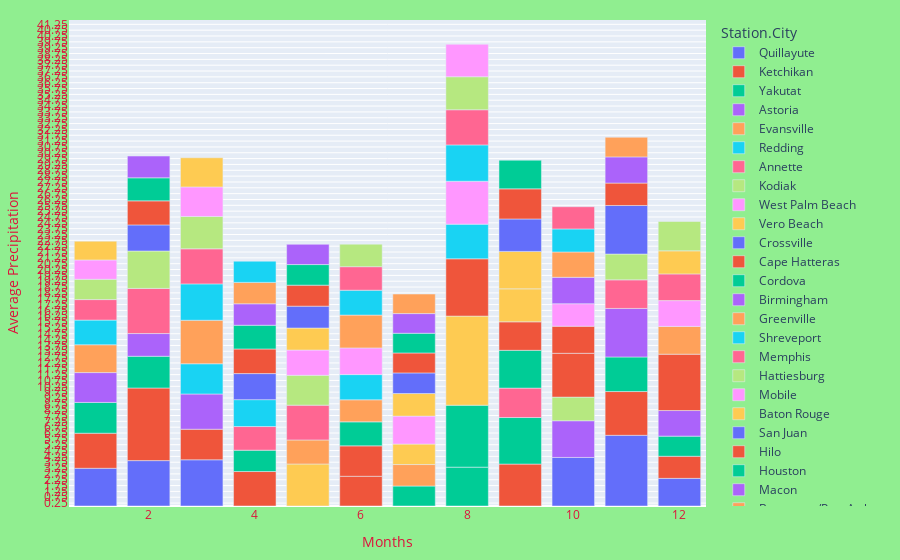

The code cell stored with this chart in its notebook:
### Code cell
import plotly.express as px
fig = px.bar(modify_date , x = "Date.Month" , y = "Data.Precipitation" , color = 'Station.City')
fig.update_layout(
    margin=dict(l=20, r=20, t=20, b=20),
    paper_bgcolor="lightgreen",
)
fig.update_yaxes(ticklabelposition="outside", title=None)
fig.update_yaxes(title_text="Average Precipitation",title_standoff=15
                 , color='crimson')
fig.update_yaxes(nticks=12,tick0=0.25, dtick=0.5)
fig.update_xaxes(title_text="Months",color='crimson')
fig.show()

### Figure 1 — Plotly figure (JSON) as saved in the notebook; plotly's stock layout.template omitted (floating-point values rounded to 4 significant figures)
{"data": [{"alignmentgroup": "True", "hovertemplate": "Station.City=Quillayute<br>Date.Month=%{x}<br>Data.Precipitation=%{y}<extra></extra>", "legendgroup": "Quillayute", "marker": {"color": "#636efa", "pattern": {"shape": ""}}, "name": "Quillayute", "offsetgroup": "Quillayute", "orientation": "v", "showlegend": true, "textposition": "auto", "type": "bar", "x": [1, 2, 3, 10, 11, 12], "xaxis": "x", "y": [3.23, 3.888, 3.958, 4.158, 6.055, 2.367], "yaxis": "y"}, {"alignmentgroup": "True", "hovertemplate": "Station.City=Ketchikan<br>Date.Month=%{x}<br>Data.Precipitation=%{y}<extra></extra>", "legendgroup": "Ketchikan", "marker": {"color": "#EF553B", "pattern": {"shape": ""}}, "name": "Ketchikan", "offsetgroup": "Ketchikan", "orientation": "v", "showlegend": true, "textposition": "auto", "type": "bar", "x": [1, 2, 3, 4, 9, 11, 12], "xaxis": "x", "y": [3.003, 6.217, 2.618, 2.952, 3.59, 3.748, 1.893], "yaxis": "y"}, {"alignmentgroup": "True", "hovertemplate": "Station.City=Yakutat<br>Date.Month=%{x}<br>Data.Precipitation=%{y}<extra></extra>", "legendgroup": "Yakutat", "marker": {"color": "#00cc96", "pattern": {"shape": ""}}, "name": "Yakutat", "offsetgroup": "Yakutat", "orientation": "v", "showlegend": true, "textposition": "auto", "type": "bar", "x": [1, 2, 4, 7, 8, 9, 11, 12], "xaxis": "x", "y": [2.637, 2.718, 1.828, 1.71, 3.327, 3.987, 2.96, 1.722], "yaxis": "y"}, {"alignmentgroup": "True", "hovertemplate": "Station.City=Astoria<br>Date.Month=%{x}<br>Data.Precipitation=%{y}<extra></extra>", "legendgroup": "Astoria", "marker": {"color": "#ab63fa", "pattern": {"shape": ""}}, "name": "Astoria", "offsetgroup": "Astoria", "orientation": "v", "showlegend": true, "textposition": "auto", "type": "bar", "x": [1, 2, 3, 10, 11, 12], "xaxis": "x", "y": [2.555, 1.945, 3.018, 3.144, 4.158, 2.192], "yaxis": "y"}, {"alignmentgroup": "True", "hovertemplate": "Station.City=Evansville<br>Date.Month=%{x}<br>Data.Precipitation=%{y}<extra></extra>", "legendgroup": "Evansville", "marker": {"color": "#FFA15A", "pattern": {"shape": ""}}, "name": "Evansville", "offsetgroup": "Evansville", "orientation": "v", "showlegend": true, "textposition": "auto", "type": "bar", "x": [1, 7], "xaxis": "x", "y": [2.383, 1.84], "yaxis": "y"}, {"alignmentgroup": "True", "hovertemplate": "Station.City=Redding<br>Date.Month=%{x}<br>Data.Precipitation=%{y}<extra></extra>", "legendgroup": "Redding", "marker": {"color": "#19d3f3", "pattern": {"shape": ""}}, "name": "Redding", "offsetgroup": "Redding", "orientation": "v", "showlegend": true, "textposition": "auto", "type": "bar", "x": [1, 3], "xaxis": "x", "y": [2.113, 2.59], "yaxis": "y"}, {"alignmentgroup": "True", "hovertemplate": "Station.City=Annette<br>Date.Month=%{x}<br>Data.Precipitation=%{y}<extra></extra>", "legendgroup": "Annette", "marker": {"color": "#FF6692", "pattern": {"shape": ""}}, "name": "Annette", "offsetgroup": "Annette", "orientation": "v", "showlegend": true, "textposition": "auto", "type": "bar", "x": [1, 2, 4, 9, 11], "xaxis": "x", "y": [1.755, 3.867, 2.025, 2.518, 2.448], "yaxis": "y"}, {"alignmentgroup": "True", "hovertemplate": "Station.City=Kodiak<br>Date.Month=%{x}<br>Data.Precipitation=%{y}<extra></extra>", "legendgroup": "Kodiak", "marker": {"color": "#B6E880", "pattern": {"shape": ""}}, "name": "Kodiak", "offsetgroup": "Kodiak", "orientation": "v", "showlegend": true, "textposition": "auto", "type": "bar", "x": [1, 2, 10, 11], "xaxis": "x", "y": [1.74, 3.202, 2.024, 2.21], "yaxis": "y"}, {"alignmentgroup": "True", "hovertemplate": "Station.City=West Palm Beach<br>Date.Month=%{x}<br>Data.Precipitation=%{y}<extra></extra>", "legendgroup": "West Palm Beach", "marker": {"color": "#FF97FF", "pattern": {"shape": ""}}, "name": "West Palm Beach", "offsetgroup": "West Palm Beach", "orientation": "v", "showlegend": true, "textposition": "auto", "type": "bar", "x": [1], "xaxis": "x", "y": [1.655], "yaxis": "y"}, {"alignmentgroup": "True", "hovertemplate": "Station.City=Vero Beach<br>Date.Month=%{x}<br>Data.Precipitation=%{y}<extra></extra>", "legendgroup": "Vero Beach", "marker": {"color": "#FECB52", "pattern": {"shape": ""}}, "name": "Vero Beach", "offsetgroup": "Vero Beach", "orientation": "v", "showlegend": true, "textposition": "auto", "type": "bar", "x": [1, 5], "xaxis": "x", "y": [1.608, 3.598], "yaxis": "y"}, {"alignmentgroup": "True", "hovertemplate": "Station.City=Crossville<br>Date.Month=%{x}<br>Data.Precipitation=%{y}<extra></extra>", "legendgroup": "Crossville", "marker": {"color": "#636efa", "pattern": {"shape": ""}}, "name": "Crossville", "offsetgroup": "Crossville", "orientation": "v", "showlegend": true, "textposition": "auto", "type": "bar", "x": [2], "xaxis": "x", "y": [2.235], "yaxis": "y"}, {"alignmentgroup": "True", "hovertemplate": "Station.City=Cape Hatteras<br>Date.Month=%{x}<br>Data.Precipitation=%{y}<extra></extra>", "legendgroup": "Cape Hatteras", "marker": {"color": "#EF553B", "pattern": {"shape": ""}}, "name": "Cape Hatteras", "offsetgroup": "Cape Hatteras", "orientation": "v", "showlegend": true, "textposition": "auto", "type": "bar", "x": [2, 6], "xaxis": "x", "y": [2.06, 2.545], "yaxis": "y"}, {"alignmentgroup": "True", "hovertemplate": "Station.City=Cordova<br>Date.Month=%{x}<br>Data.Precipitation=%{y}<extra></extra>", "legendgroup": "Cordova", "marker": {"color": "#00cc96", "pattern": {"shape": ""}}, "name": "Cordova", "offsetgroup": "Cordova", "orientation": "v", "showlegend": true, "textposition": "auto", "type": "bar", "x": [2, 8, 9], "xaxis": "x", "y": [1.972, 5.303, 3.237], "yaxis": "y"}, {"alignmentgroup": "True", "hovertemplate": "Station.City=Birmingham<br>Date.Month=%{x}<br>Data.Precipitation=%{y}<extra></extra>", "legendgroup": "Birmingham", "marker": {"color": "#ab63fa", "pattern": {"shape": ""}}, "name": "Birmingham", "offsetgroup": "Birmingham", "orientation": "v", "showlegend": true, "textposition": "auto", "type": "bar", "x": [2], "xaxis": "x", "y": [1.865], "yaxis": "y"}, {"alignmentgroup": "True", "hovertemplate": "Station.City=Greenville<br>Date.Month=%{x}<br>Data.Precipitation=%{y}<extra></extra>", "legendgroup": "Greenville", "marker": {"color": "#FFA15A", "pattern": {"shape": ""}}, "name": "Greenville", "offsetgroup": "Greenville", "orientation": "v", "showlegend": true, "textposition": "auto", "type": "bar", "x": [3], "xaxis": "x", "y": [3.725], "yaxis": "y"}, {"alignmentgroup": "True", "hovertemplate": "Station.City=Shreveport<br>Date.Month=%{x}<br>Data.Precipitation=%{y}<extra></extra>", "legendgroup": "Shreveport", "marker": {"color": "#19d3f3", "pattern": {"shape": ""}}, "name": "Shreveport", "offsetgroup": "Shreveport", "orientation": "v", "showlegend": true, "textposition": "auto", "type": "bar", "x": [3, 4], "xaxis": "x", "y": [3.115, 2.303], "yaxis": "y"}, {"alignmentgroup": "True", "hovertemplate": "Station.City=Memphis<br>Date.Month=%{x}<br>Data.Precipitation=%{y}<extra></extra>", "legendgroup": "Memphis", "marker": {"color": "#FF6692", "pattern": {"shape": ""}}, "name": "Memphis", "offsetgroup": "Memphis", "orientation": "v", "showlegend": true, "textposition": "auto", "type": "bar", "x": [3], "xaxis": "x", "y": [3.002], "yaxis": "y"}, {"alignmentgroup": "True", "hovertemplate": "Station.City=Hattiesburg<br>Date.Month=%{x}<br>Data.Precipitation=%{y}<extra></extra>", "legendgroup": "Hattiesburg", "marker": {"color": "#B6E880", "pattern": {"shape": ""}}, "name": "Hattiesburg", "offsetgroup": "Hattiesburg", "orientation": "v", "showlegend": true, "textposition": "auto", "type": "bar", "x": [3], "xaxis": "x", "y": [2.77], "yaxis": "y"}, {"alignmentgroup": "True", "hovertemplate": "Station.City=Mobile<br>Date.Month=%{x}<br>Data.Precipitation=%{y}<extra></extra>", "legendgroup": "Mobile", "marker": {"color": "#FF97FF", "pattern": {"shape": ""}}, "name": "Mobile", "offsetgroup": "Mobile", "orientation": "v", "showlegend": true, "textposition": "auto", "type": "bar", "x": [3], "xaxis": "x", "y": [2.53], "yaxis": "y"}, {"alignmentgroup": "True", "hovertemplate": "Station.City=Baton Rouge<br>Date.Month=%{x}<br>Data.Precipitation=%{y}<extra></extra>", "legendgroup": "Baton Rouge", "marker": {"color": "#FECB52", "pattern": {"shape": ""}}, "name": "Baton Rouge", "offsetgroup": "Baton Rouge", "orientation": "v", "showlegend": true, "textposition": "auto", "type": "bar", "x": [3, 8], "xaxis": "x", "y": [2.497, 7.635], "yaxis": "y"}, {"alignmentgroup": "True", "hovertemplate": "Station.City=San Juan<br>Date.Month=%{x}<br>Data.Precipitation=%{y}<extra></extra>", "legendgroup": "San Juan", "marker": {"color": "#636efa", "pattern": {"shape": ""}}, "name": "San Juan", "offsetgroup": "San Juan", "orientation": "v", "showlegend": true, "textposition": "auto", "type": "bar", "x": [4, 11], "xaxis": "x", "y": [2.232, 4.16], "yaxis": "y"}, {"alignmentgroup": "True", "hovertemplate": "Station.City=Hilo<br>Date.Month=%{x}<br>Data.Precipitation=%{y}<extra></extra>", "legendgroup": "Hilo", "marker": {"color": "#EF553B", "pattern": {"shape": ""}}, "name": "Hilo", "offsetgroup": "Hilo", "orientation": "v", "showlegend": true, "textposition": "auto", "type": "bar", "x": [4, 6, 8, 9, 10, 11, 12], "xaxis": "x", "y": [2.107, 2.605, 4.905, 2.44, 3.75, 1.917, 4.825], "yaxis": "y"}, {"alignmentgroup": "True", "hovertemplate": "Station.City=Houston<br>Date.Month=%{x}<br>Data.Precipitation=%{y}<extra></extra>", "legendgroup": "Houston", "marker": {"color": "#00cc96", "pattern": {"shape": ""}}, "name": "Houston", "offsetgroup": "Houston", "orientation": "v", "showlegend": true, "textposition": "auto", "type": "bar", "x": [4, 6], "xaxis": "x", "y": [2.033, 2.055], "yaxis": "y"}, {"alignmentgroup": "True", "hovertemplate": "Station.City=Macon<br>Date.Month=%{x}<br>Data.Precipitation=%{y}<extra></extra>", "legendgroup": "Macon", "marker": {"color": "#ab63fa", "pattern": {"shape": ""}}, "name": "Macon", "offsetgroup": "Macon", "orientation": "v", "showlegend": true, "textposition": "auto", "type": "bar", "x": [4], "xaxis": "x", "y": [1.837], "yaxis": "y"}, {"alignmentgroup": "True", "hovertemplate": "Station.City=Beaumont/Port Arthur<br>Date.Month=%{x}<br>Data.Precipitation=%{y}<extra></extra>", "legendgroup": "Beaumont/Port Arthur", "marker": {"color": "#FFA15A", "pattern": {"shape": ""}}, "name": "Beaumont/Port Arthur", "offsetgroup": "Beaumont/Port Arthur", "orientation": "v", "showlegend": true, "textposition": "auto", "type": "bar", "x": [4, 5, 6, 12], "xaxis": "x", "y": [1.833, 2.058, 1.89, 2.38], "yaxis": "y"}, {"alignmentgroup": "True", "hovertemplate": "Station.City=New Orleans<br>Date.Month=%{x}<br>Data.Precipitation=%{y}<extra></extra>", "legendgroup": "New Orleans", "marker": {"color": "#19d3f3", "pattern": {"shape": ""}}, "name": "New Orleans", "offsetgroup": "New Orleans", "orientation": "v", "showlegend": true, "textposition": "auto", "type": "bar", "x": [4, 6, 8], "xaxis": "x", "y": [1.815, 2.16, 2.967], "yaxis": "y"}, {"alignmentgroup": "True", "hovertemplate": "Station.City=Austin/Bergstrom<br>Date.Month=%{x}<br>Data.Precipitation=%{y}<extra></extra>", "legendgroup": "Austin/Bergstrom", "marker": {"color": "#FF6692", "pattern": {"shape": ""}}, "name": "Austin/Bergstrom", "offsetgroup": "Austin/Bergstrom", "orientation": "v", "showlegend": true, "textposition": "auto", "type": "bar", "x": [5], "xaxis": "x", "y": [2.98], "yaxis": "y"}, {"alignmentgroup": "True", "hovertemplate": "Station.City=College Station<br>Date.Month=%{x}<br>Data.Precipitation=%{y}<extra></extra>", "legendgroup": "College Station", "marker": {"color": "#B6E880", "pattern": {"shape": ""}}, "name": "College Station", "offsetgroup": "College Station", "orientation": "v", "showlegend": true, "textposition": "auto", "type": "bar", "x": [5], "xaxis": "x", "y": [2.556], "yaxis": "y"}, {"alignmentgroup": "True", "hovertemplate": "Station.City=Lake Charles<br>Date.Month=%{x}<br>Data.Precipitation=%{y}<extra></extra>", "legendgroup": "Lake Charles", "marker": {"color": "#FF97FF", "pattern": {"shape": ""}}, "name": "Lake Charles", "offsetgroup": "Lake Charles", "orientation": "v", "showlegend": true, "textposition": "auto", "type": "bar", "x": [5, 6, 8, 12], "xaxis": "x", "y": [2.164, 2.285, 3.675, 2.21], "yaxis": "y"}, {"alignmentgroup": "True", "hovertemplate": "Station.City=Kansas City<br>Date.Month=%{x}<br>Data.Precipitation=%{y}<extra></extra>", "legendgroup": "Kansas City", "marker": {"color": "#FECB52", "pattern": {"shape": ""}}, "name": "Kansas City", "offsetgroup": "Kansas City", "orientation": "v", "showlegend": true, "textposition": "auto", "type": "bar", "x": [5, 7], "xaxis": "x", "y": [1.886, 1.752], "yaxis": "y"}, {"alignmentgroup": "True", "hovertemplate": "Station.City=Richmond<br>Date.Month=%{x}<br>Data.Precipitation=%{y}<extra></extra>", "legendgroup": "Richmond", "marker": {"color": "#636efa", "pattern": {"shape": ""}}, "name": "Richmond", "offsetgroup": "Richmond", "orientation": "v", "showlegend": true, "textposition": "auto", "type": "bar", "x": [5], "xaxis": "x", "y": [1.872], "yaxis": "y"}, {"alignmentgroup": "True", "hovertemplate": "Station.City=Savannah<br>Date.Month=%{x}<br>Data.Precipitation=%{y}<extra></extra>", "legendgroup": "Savannah", "marker": {"color": "#EF553B", "pattern": {"shape": ""}}, "name": "Savannah", "offsetgroup": "Savannah", "orientation": "v", "showlegend": true, "textposition": "auto", "type": "bar", "x": [5, 10], "xaxis": "x", "y": [1.798, 2.322], "yaxis": "y"}, {"alignmentgroup": "True", "hovertemplate": "Station.City=Topeka<br>Date.Month=%{x}<br>Data.Precipitation=%{y}<extra></extra>", "legendgroup": "Topeka", "marker": {"color": "#00cc96", "pattern": {"shape": ""}}, "name": "Topeka", "offsetgroup": "Topeka", "orientation": "v", "showlegend": true, "textposition": "auto", "type": "bar", "x": [5], "xaxis": "x", "y": [1.764], "yaxis": "y"}, {"alignmentgroup": "True", "hovertemplate": "Station.City=Greensboro<br>Date.Month=%{x}<br>Data.Precipitation=%{y}<extra></extra>", "legendgroup": "Greensboro", "marker": {"color": "#ab63fa", "pattern": {"shape": ""}}, "name": "Greensboro", "offsetgroup": "Greensboro", "orientation": "v", "showlegend": true, "textposition": "auto", "type": "bar", "x": [5], "xaxis": "x", "y": [1.734], "yaxis": "y"}, {"alignmentgroup": "True", "hovertemplate": "Station.City=Tampa<br>Date.Month=%{x}<br>Data.Precipitation=%{y}<extra></extra>", "legendgroup": "Tampa", "marker": {"color": "#FFA15A", "pattern": {"shape": ""}}, "name": "Tampa", "offsetgroup": "Tampa", "orientation": "v", "showlegend": true, "textposition": "auto", "type": "bar", "x": [6], "xaxis": "x", "y": [2.81], "yaxis": "y"}, {"alignmentgroup": "True", "hovertemplate": "Station.City=Waterloo<br>Date.Month=%{x}<br>Data.Precipitation=%{y}<extra></extra>", "legendgroup": "Waterloo", "marker": {"color": "#19d3f3", "pattern": {"shape": ""}}, "name": "Waterloo", "offsetgroup": "Waterloo", "orientation": "v", "showlegend": true, "textposition": "auto", "type": "bar", "x": [6], "xaxis": "x", "y": [2.13], "yaxis": "y"}, {"alignmentgroup": "True", "hovertemplate": "Station.City=Gainesville<br>Date.Month=%{x}<br>Data.Precipitation=%{y}<extra></extra>", "legendgroup": "Gainesville", "marker": {"color": "#FF6692", "pattern": {"shape": ""}}, "name": "Gainesville", "offsetgroup": "Gainesville", "orientation": "v", "showlegend": true, "textposition": "auto", "type": "bar", "x": [6], "xaxis": "x", "y": [2.015], "yaxis": "y"}, {"alignmentgroup": "True", "hovertemplate": "Station.City=Cedar Rapids<br>Date.Month=%{x}<br>Data.Precipitation=%{y}<extra></extra>", "legendgroup": "Cedar Rapids", "marker": {"color": "#B6E880", "pattern": {"shape": ""}}, "name": "Cedar Rapids", "offsetgroup": "Cedar Rapids", "orientation": "v", "showlegend": true, "textposition": "auto", "type": "bar", "x": [6], "xaxis": "x", "y": [1.93], "yaxis": "y"}, {"alignmentgroup": "True", "hovertemplate": "Station.City=Clarksville<br>Date.Month=%{x}<br>Data.Precipitation=%{y}<extra></extra>", "legendgroup": "Clarksville", "marker": {"color": "#FF97FF", "pattern": {"shape": ""}}, "name": "Clarksville", "offsetgroup": "Clarksville", "orientation": "v", "showlegend": true, "textposition": "auto", "type": "bar", "x": [7], "xaxis": "x", "y": [2.396], "yaxis": "y"}, {"alignmentgroup": "True", "hovertemplate": "Station.City=Wichita<br>Date.Month=%{x}<br>Data.Precipitation=%{y}<extra></extra>", "legendgroup": "Wichita", "marker": {"color": "#FECB52", "pattern": {"shape": ""}}, "name": "Wichita", "offsetgroup": "Wichita", "orientation": "v", "showlegend": true, "textposition": "auto", "type": "bar", "x": [7, 9], "xaxis": "x", "y": [1.934, 2.825], "yaxis": "y"}, {"alignmentgroup": "True", "hovertemplate": "Station.City=Atlantic City<br>Date.Month=%{x}<br>Data.Precipitation=%{y}<extra></extra>", "legendgroup": "Atlantic City", "marker": {"color": "#636efa", "pattern": {"shape": ""}}, "name": "Atlantic City", "offsetgroup": "Atlantic City", "orientation": "v", "showlegend": true, "textposition": "auto", "type": "bar", "x": [7], "xaxis": "x", "y": [1.766], "yaxis": "y"}, {"alignmentgroup": "True", "hovertemplate": "Station.City=St Joseph<br>Date.Month=%{x}<br>Data.Precipitation=%{y}<extra></extra>", "legendgroup": "St Joseph", "marker": {"color": "#EF553B", "pattern": {"shape": ""}}, "name": "St Joseph", "offsetgroup": "St Joseph", "orientation": "v", "showlegend": true, "textposition": "auto", "type": "bar", "x": [7], "xaxis": "x", "y": [1.708], "yaxis": "y"}, {"alignmentgroup": "True", "hovertemplate": "Station.City=Hickory<br>Date.Month=%{x}<br>Data.Precipitation=%{y}<extra></extra>", "legendgroup": "Hickory", "marker": {"color": "#00cc96", "pattern": {"shape": ""}}, "name": "Hickory", "offsetgroup": "Hickory", "orientation": "v", "showlegend": true, "textposition": "auto", "type": "bar", "x": [7], "xaxis": "x", "y": [1.688], "yaxis": "y"}, {"alignmentgroup": "True", "hovertemplate": "Station.City=Springfield<br>Date.Month=%{x}<br>Data.Precipitation=%{y}<extra></extra>", "legendgroup": "Springfield", "marker": {"color": "#ab63fa", "pattern": {"shape": ""}}, "name": "Springfield", "offsetgroup": "Springfield", "orientation": "v", "showlegend": true, "textposition": "auto", "type": "bar", "x": [7], "xaxis": "x", "y": [1.684], "yaxis": "y"}, {"alignmentgroup": "True", "hovertemplate": "Station.City=St Louis<br>Date.Month=%{x}<br>Data.Precipitation=%{y}<extra></extra>", "legendgroup": "St Louis", "marker": {"color": "#FFA15A", "pattern": {"shape": ""}}, "name": "St Louis", "offsetgroup": "St Louis", "orientation": "v", "showlegend": true, "textposition": "auto", "type": "bar", "x": [7], "xaxis": "x", "y": [1.674], "yaxis": "y"}, {"alignmentgroup": "True", "hovertemplate": "Station.City=South Bend<br>Date.Month=%{x}<br>Data.Precipitation=%{y}<extra></extra>", "legendgroup": "South Bend", "marker": {"color": "#19d3f3", "pattern": {"shape": ""}}, "name": "South Bend", "offsetgroup": "South Bend", "orientation": "v", "showlegend": true, "textposition": "auto", "type": "bar", "x": [8], "xaxis": "x", "y": [3.112], "yaxis": "y"}, {"alignmentgroup": "True", "hovertemplate": "Station.City=Pensacola<br>Date.Month=%{x}<br>Data.Precipitation=%{y}<extra></extra>", "legendgroup": "Pensacola", "marker": {"color": "#FF6692", "pattern": {"shape": ""}}, "name": "Pensacola", "offsetgroup": "Pensacola", "orientation": "v", "showlegend": true, "textposition": "auto", "type": "bar", "x": [8, 12], "xaxis": "x", "y": [3.01, 2.285], "yaxis": "y"}, {"alignmentgroup": "True", "hovertemplate": "Station.City=Gulfport<br>Date.Month=%{x}<br>Data.Precipitation=%{y}<extra></extra>", "legendgroup": "Gulfport", "marker": {"color": "#B6E880", "pattern": {"shape": ""}}, "name": "Gulfport", "offsetgroup": "Gulfport", "orientation": "v", "showlegend": true, "textposition": "auto", "type": "bar", "x": [8], "xaxis": "x", "y": [2.825], "yaxis": "y"}, {"alignmentgroup": "True", "hovertemplate": "Station.City=Miami<br>Date.Month=%{x}<br>Data.Precipitation=%{y}<extra></extra>", "legendgroup": "Miami", "marker": {"color": "#FF97FF", "pattern": {"shape": ""}}, "name": "Miami", "offsetgroup": "Miami", "orientation": "v", "showlegend": true, "textposition": "auto", "type": "bar", "x": [8, 10], "xaxis": "x", "y": [2.78, 1.924], "yaxis": "y"}, {"alignmentgroup": "True", "hovertemplate": "Station.City=Sitka<br>Date.Month=%{x}<br>Data.Precipitation=%{y}<extra></extra>", "legendgroup": "Sitka", "marker": {"color": "#FECB52", "pattern": {"shape": ""}}, "name": "Sitka", "offsetgroup": "Sitka", "orientation": "v", "showlegend": true, "textposition": "auto", "type": "bar", "x": [9, 12], "xaxis": "x", "y": [3.205, 1.978], "yaxis": "y"}, {"alignmentgroup": "True", "hovertemplate": "Station.City=Juneau<br>Date.Month=%{x}<br>Data.Precipitation=%{y}<extra></extra>", "legendgroup": "Juneau", "marker": {"color": "#636efa", "pattern": {"shape": ""}}, "name": "Juneau", "offsetgroup": "Juneau", "orientation": "v", "showlegend": true, "textposition": "auto", "type": "bar", "x": [9], "xaxis": "x", "y": [2.778], "yaxis": "y"}, {"alignmentgroup": "True", "hovertemplate": "Station.City=La Crosse<br>Date.Month=%{x}<br>Data.Precipitation=%{y}<extra></extra>", "legendgroup": "La Crosse", "marker": {"color": "#EF553B", "pattern": {"shape": ""}}, "name": "La Crosse", "offsetgroup": "La Crosse", "orientation": "v", "showlegend": true, "textposition": "auto", "type": "bar", "x": [9], "xaxis": "x", "y": [2.58], "yaxis": "y"}, {"alignmentgroup": "True", "hovertemplate": "Station.City=Wichita Falls<br>Date.Month=%{x}<br>Data.Precipitation=%{y}<extra></extra>", "legendgroup": "Wichita Falls", "marker": {"color": "#00cc96", "pattern": {"shape": ""}}, "name": "Wichita Falls", "offsetgroup": "Wichita Falls", "orientation": "v", "showlegend": true, "textposition": "auto", "type": "bar", "x": [9], "xaxis": "x", "y": [2.455], "yaxis": "y"}, {"alignmentgroup": "True", "hovertemplate": "Station.City=Olympia<br>Date.Month=%{x}<br>Data.Precipitation=%{y}<extra></extra>", "legendgroup": "Olympia", "marker": {"color": "#ab63fa", "pattern": {"shape": ""}}, "name": "Olympia", "offsetgroup": "Olympia", "orientation": "v", "showlegend": true, "textposition": "auto", "type": "bar", "x": [10, 11], "xaxis": "x", "y": [2.262, 2.242], "yaxis": "y"}, {"alignmentgroup": "True", "hovertemplate": "Station.City=Salem<br>Date.Month=%{x}<br>Data.Precipitation=%{y}<extra></extra>", "legendgroup": "Salem", "marker": {"color": "#FFA15A", "pattern": {"shape": ""}}, "name": "Salem", "offsetgroup": "Salem", "orientation": "v", "showlegend": true, "textposition": "auto", "type": "bar", "x": [10, 11], "xaxis": "x", "y": [2.17, 1.68], "yaxis": "y"}, {"alignmentgroup": "True", "hovertemplate": "Station.City=Eugene<br>Date.Month=%{x}<br>Data.Precipitation=%{y}<extra></extra>", "legendgroup": "Eugene", "marker": {"color": "#19d3f3", "pattern": {"shape": ""}}, "name": "Eugene", "offsetgroup": "Eugene", "orientation": "v", "showlegend": true, "textposition": "auto", "type": "bar", "x": [10], "xaxis": "x", "y": [1.974], "yaxis": "y"}, {"alignmentgroup": "True", "hovertemplate": "Station.City=Jacksonville<br>Date.Month=%{x}<br>Data.Precipitation=%{y}<extra></extra>", "legendgroup": "Jacksonville", "marker": {"color": "#FF6692", "pattern": {"shape": ""}}, "name": "Jacksonville", "offsetgroup": "Jacksonville", "orientation": "v", "showlegend": true, "textposition": "auto", "type": "bar", "x": [10], "xaxis": "x", "y": [1.902], "yaxis": "y"}, {"alignmentgroup": "True", "hovertemplate": "Station.City=Galveston<br>Date.Month=%{x}<br>Data.Precipitation=%{y}<extra></extra>", "legendgroup": "Galveston", "marker": {"color": "#B6E880", "pattern": {"shape": ""}}, "name": "Galveston", "offsetgroup": "Galveston", "orientation": "v", "showlegend": true, "textposition": "auto", "type": "bar", "x": [12], "xaxis": "x", "y": [2.512], "yaxis": "y"}], "layout": {"barmode": "relative", "legend": {"title": {"text": "Station.City"}, "tracegroupgap": 0}, "margin": {"b": 20, "l": 20, "r": 20, "t": 20}, "paper_bgcolor": "lightgreen", "xaxis": {"anchor": "y", "color": "crimson", "domain": [0, 1], "title": {"text": "Months"}}, "yaxis": {"anchor": "x", "color": "crimson", "domain": [0, 1], "dtick": 0.5, "nticks": 12, "tick0": 0.25, "ticklabelposition": "outside", "title": {"standoff": 15, "text": "Average Precipitation"}}}}
